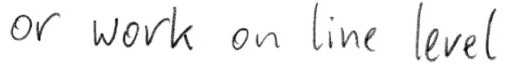
#> input picture images_raw/line.png, 511 x 64 px; its folder holds only this picture in this run
$ python main_pipline.py
#> lines starting #> are read from the running program, lines starting #| are printed output that depends on the picture; after the words box and inside, x2 and y2 are one past the last pixel; in counts of white or black regions, pixels touching at a corner belong together
### src/process.py
import cv2
import numpy as np
from skimage.transform import radon # For skew detection
from skimage.color import rgb2gray

# [7 lines left out: function convert_to_grayscale, not called in this run]

def denoise_image(gray_img):
    """Applies Gaussian blur for denoising."""
    blurred_img = cv2.GaussianBlur(gray_img, (5, 5), 0)
    return blurred_img

def binarize_image(blurred_img):
    """Applies Otsu's binarization."""
    _, binary_img = cv2.threshold(blurred_img, 0, 255, cv2.THRESH_BINARY + cv2.THRESH_OTSU)
    return binary_img

# [38 lines left out: function correct_skew, not called in this run]


def preprocess_image(image_path, output_path):
    """Full preprocessing pipeline."""
    img_cv = cv2.imread(image_path)
    if img_cv is None:
        print(f"Error: Image not found at {image_path}")
        return None

    # 1. Grayscale Conversion
    gray_img = cv2.cvtColor(img_cv, cv2.COLOR_BGR2GRAY)

    # 2. Denoising
    denoised_img = denoise_image(gray_img)

    # 3. Binarization (Otsu's)
    # binary_img = binarize_image(denoised_img)
    # For skew correction, often better to apply it on grayscale or less harshly binarized
    # Let's try skew correction before final binarization

    # 4. Skew Correction (on denoised grayscale image)
    # Note: Skew correction is complex. This is one method.
    # It might be better to apply it to a binarized image if text contrast is very high.
    # Or, if Radon fails, a simpler projection profile method could be tried.
    # try:
    #     skew_corrected_img = correct_skew(denoised_img) # Pass the original color image if using rgb2gray inside
    # except Exception as e:
    #     print(f"Could not apply skew correction on {image_path}: {e}. Using denoised image.")
    #     skew_corrected_img = denoised_img # Fallback

    # 5. Binarization (apply after skew correction)
    final_binary_img = binarize_image(denoised_img)

    cv2.imwrite(output_path, final_binary_img)
    return output_path

# [26 lines that do not run on import are left out]

### src/ocr_extract.py
import pytesseract
from PIL import Image

def extract_text_from_image(image_path, lang='eng'):
    """
    Extracts text from an image using Tesseract OCR.
    :param image_path: Path to the image file.
    :param lang: Language for OCR (default is English).
    :return: Extracted text as a string.
    """
    try:
        img = Image.open(image_path)
        text = pytesseract.image_to_string(img, lang=lang)
        return text
    except FileNotFoundError:
        print(f"Error: Image file not found at {image_path}")
        return ""
    except pytesseract.TesseractNotFoundError:
        print("Error: Tesseract is not installed or not found in your PATH.")
        print("Please install Tesseract and make sure it's added to your system's PATH.")
        print("More info: https://tesseract-ocr.github.io/tessdoc/Installation.html")
        return ""
    except Exception as e:
        print(f"An error occurred during OCR extraction: {e}")
        return ""

# [20 lines that do not run on import are left out]

### src/main_pipline.py
import os
import shutil
from process import preprocess_image
from ocr_extract import extract_text_from_image
from text_clean import clean_ocr_text, structure_text

# Define base paths
BASE_DIR = os.path.dirname(os.path.dirname(os.path.abspath(__file__))) # Goes up one level to project root
RAW_IMAGES_DIR = os.path.join(BASE_DIR, "images_raw")
PROCESSED_IMAGES_DIR = os.path.join(BASE_DIR, "images_processed")
OCR_RAW_DIR = os.path.join(BASE_DIR, "ocr_output_raw")
OCR_PROCESSED_DIR = os.path.join(BASE_DIR, "ocr_output_processed")
CLEANED_TEXT_DIR = os.path.join(BASE_DIR, "cleaned_text")

# Create directories if they don't exist
DIRS_TO_CREATE = [
    RAW_IMAGES_DIR, PROCESSED_IMAGES_DIR, OCR_RAW_DIR,
    OCR_PROCESSED_DIR, CLEANED_TEXT_DIR
]
for directory in DIRS_TO_CREATE:
    os.makedirs(directory, exist_ok=True)

def process_single_image_pipeline(raw_image_filename):
    """
    Runs the full OCR pipeline for a single image.
    Returns the cleaned and structured text.
    """
    image_name_no_ext = os.path.splitext(raw_image_filename)[0]
    raw_image_path = os.path.join(RAW_IMAGES_DIR, raw_image_filename)

    if not os.path.exists(raw_image_path):
        print(f"Raw image {raw_image_path} not found. Skipping.")
        return None

    print(f"\n--- Processing: {raw_image_filename} ---")

    # 1. Preprocess Image
    print("Step 1: Preprocessing image...")
    processed_image_filename = f"{image_name_no_ext}_processed.png"
    processed_image_path = os.path.join(PROCESSED_IMAGES_DIR, processed_image_filename)
    preprocess_image(raw_image_path, processed_image_path)
    if not os.path.exists(processed_image_path):
        print(f"Failed to preprocess {raw_image_filename}. Skipping further steps for this image.")
        return None
    print(f"Processed image saved to: {processed_image_path}")

    # 2. OCR on Raw Image
    print("\nStep 2a: OCR on raw image...")
    raw_ocr_text = extract_text_from_image(raw_image_path)
    raw_ocr_output_path = os.path.join(OCR_RAW_DIR, f"{image_name_no_ext}_ocr_raw.txt")
    with open(raw_ocr_output_path, 'w', encoding='utf-8') as f:
        f.write(raw_ocr_text)
    print(f"Raw OCR output saved to: {raw_ocr_output_path}")

    # 3. OCR on Processed Image
    print("\nStep 2b: OCR on processed image...")
    processed_ocr_text = extract_text_from_image(processed_image_path)
    processed_ocr_output_path = os.path.join(OCR_PROCESSED_DIR, f"{image_name_no_ext}_ocr_processed.txt")
    with open(processed_ocr_output_path, 'w', encoding='utf-8') as f:
        f.write(processed_ocr_text)
    print(f"Processed OCR output saved to: {processed_ocr_output_path}")

    # 4. Text Cleaning and Structuring (using text from processed image)
    print("\nStep 3: Cleaning and structuring text...")
    # Prefer OCR from processed image for cleaning
    text_to_clean = processed_ocr_text if processed_ocr_text else raw_ocr_text

    cleaned_text = clean_ocr_text(text_to_clean)
    final_structured_text = structure_text(cleaned_text)

    cleaned_text_output_path = os.path.join(CLEANED_TEXT_DIR, f"{image_name_no_ext}_cleaned.txt")
    with open(cleaned_text_output_path, 'w', encoding='utf-8') as f:
        f.write(final_structured_text)
    print(f"Cleaned and structured text saved to: {cleaned_text_output_path}")
    print(f"--- Finished processing: {raw_image_filename} ---")

    return final_structured_text


def run_full_pipeline():
    """
    Runs the OCR pipeline for all images in the RAW_IMAGES_DIR.
    """
    raw_image_files = [f for f in os.listdir(RAW_IMAGES_DIR) if f.lower().endswith(('.png', '.jpg', '.jpeg', '.tiff', '.bmp'))]

    if not raw_image_files:
        print(f"No images found in {RAW_IMAGES_DIR}. Please add images to process.")
        print("Expected image names like 'image_raw_1.png', 'image_raw_2.png', etc.")
        # Create dummy images if they don't exist for a first run
        dummy_image_path1 = os.path.join(RAW_IMAGES_DIR, 'image_raw_1.png')
        dummy_image_path2 = os.path.join(RAW_IMAGES_DIR, 'image_raw_2.png')

        if not os.path.exists(dummy_image_path1):
            dummy_img = np.zeros((100, 400,3), dtype=np.uint8)
            cv2.putText(dummy_img, "Hello OCR World 1", (10, 50), cv2.FONT_HERSHEY_SIMPLEX, 1, (255,255,255), 2)
            cv2.imwrite(dummy_image_path1, dummy_img)
            print(f"Created dummy image: {dummy_image_path1}")
        if not os.path.exists(dummy_image_path2):
            dummy_img = np.zeros((100, 400,3), dtype=np.uint8)
            cv2.putText(dummy_img, "Test Note Number Two", (10, 50), cv2.FONT_HERSHEY_SIMPLEX, 0.8, (200,200,200), 2)
            cv2.imwrite(dummy_image_path2, dummy_img)
            print(f"Created dummy image: {dummy_image_path2}")
        raw_image_files = [f for f in os.listdir(RAW_IMAGES_DIR) if f.lower().endswith(('.png', '.jpg', '.jpeg', '.tiff', '.bmp'))]


    for raw_image_filename in raw_image_files:
        process_single_image_pipeline(raw_image_filename)
#> in preprocess_image, img_cv is the input picture: shape (64, 511, 3); min 0, max 255, mean 241.3
#> in denoise_image, `blurred_img = cv2.GaussianBlur(gray_img, (5, 5), 0)`:
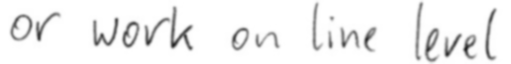
#> blurred_img: shape (64, 511); min 40, max 255, mean 241.3
#> in binarize_image, `_, binary_img = cv2.threshold(blurred_img, 0, 255, cv2.THRESH_BINARY +..`:
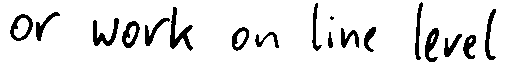
#> binary_img: shape (64, 511); 89.3% white; 18 black regions (1 under 20 px), largest, box (x1, y1, x2, y2) and area: (170, 7, 193, 51) 366, (93, 18, 119, 46) 305, (425, 28, 439, 62) 255

if __name__ == '__main__':
    # This makes sure cv2 and other imports are available when running main_pipeline directly
    import cv2 # For dummy image creation if needed
    import numpy as np # For dummy image creation if needed
    run_full_pipeline()
#> (the call stopped at in extract_text_from_image, `text = pytesseract.image_to_string(img, lang=lang)`: pytesseract is not available in this run)
    print("\n--- OCR Pipeline Complete ---")
    print(f"Check the directories: {PROCESSED_IMAGES_DIR}, {OCR_RAW_DIR}, {OCR_PROCESSED_DIR}, {CLEANED_TEXT_DIR}")

$ run again, on images_raw/word.png
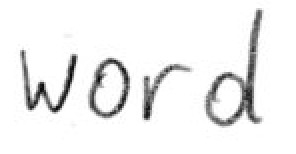
#> input picture images_raw/word.png, 148 x 77 px (shown 2 times larger)
#> in preprocess_image, img_cv is the input picture: shape (77, 148, 3); min 0, max 255, mean 239.7
#> in denoise_image, `blurred_img = cv2.GaussianBlur(gray_img, (5, 5), 0)`:
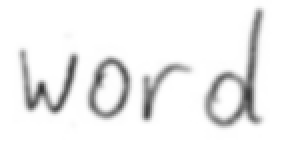
#> blurred_img: shape (77, 148) (shown 2 times larger); min 52, max 255, mean 239.7
#> in binarize_image, `_, binary_img = cv2.threshold(blurred_img, 0, 255, cv2.THRESH_BINARY +..`:
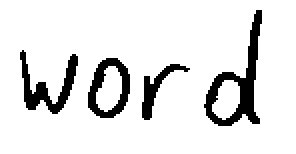
#> binary_img: shape (77, 148) (shown 2 times larger); 88.8% white; 4 black regions, box (x1, y1, x2, y2) and area: (102, 5, 131, 63) 499, (10, 25, 39, 57) 321, (44, 29, 65, 59) 283, (71, 32, 95, 60) 179
